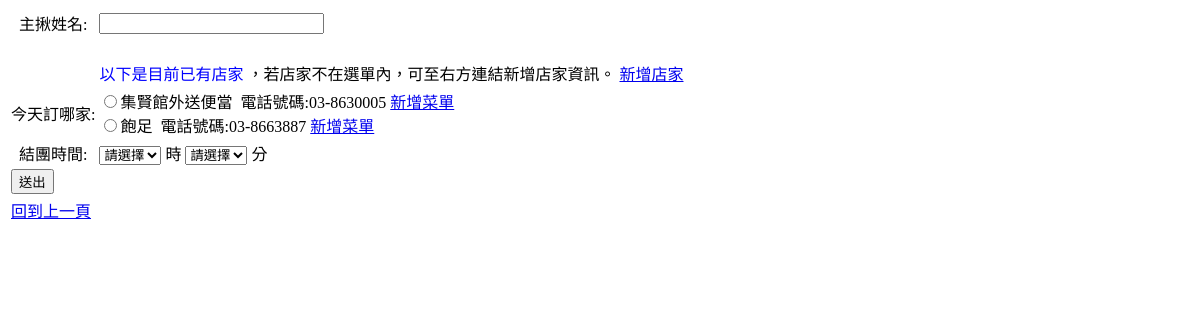
Page /create.php on the earlier database version.
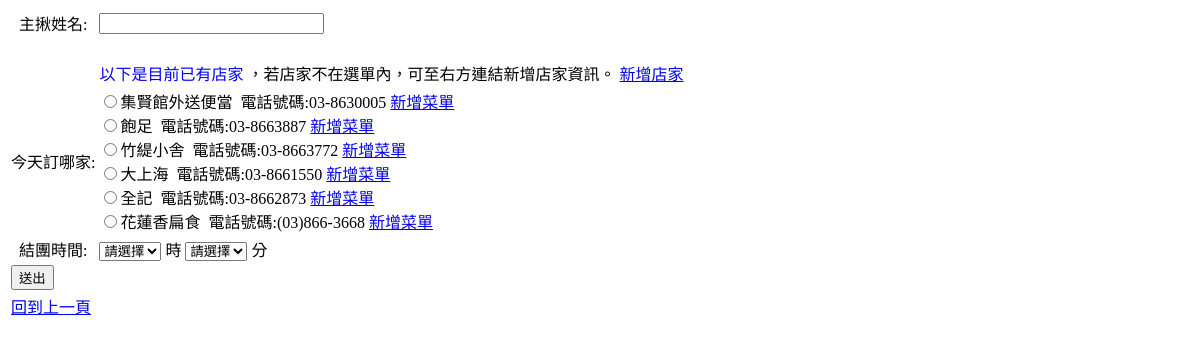
Same page on the later database version.
### tables this page shows
CREATE TABLE `shop` (
  `id` int(20) NOT NULL auto_increment,
  `shopName` text NOT NULL,
  `shopPhone` text NOT NULL,
  `deliveryCondition` text NOT NULL,
  `userIp` text NOT NULL,
  PRIMARY KEY  (`id`)
);

### create.php (the view, shortened to what this page needs)
<?php require_once('Connections/connection.php'); ?>
<!DOCTYPE html PUBLIC "-//W3C//DTD XHTML 1.0 Strict//EN" "http://www.w3.org/TR/xhtml1/DTD/xhtml1-strict.dtd">
<html xmlns="http://www.w3.org/1999/xhtml" dir="ltr" lang="zh-tw" xml:lang="zh-tw">
	<head>
	</head>
	<body>
		<form method="post" action="<?php htmlentities($_SERVER['PHP_SELF']); ?>">
			<table>
				<tr>
					<td><center>主揪姓名:</center></td>
					<td><input name="primaryName" id="primaryName" type="text" maxlength="30" size="25" /></td>
				</tr>
				<tr>
					<td><br/></td>
				</tr>
				<tr>
					<td> </td>
					<td><font size=\"5\" color=\"0000FFFF\">以下是目前已有店家</font>
						，若店家不在選單內，可至右方連結新增店家資訊。
						<a href="shop.php">新增店家</a>
					</td>
				</tr>
				<tr>
					<td><center>今天訂哪家:</center></td>
					<?php
						$query = "SELECT * FROM shop";
						$result = mysql_query($query, $connection) or die(mysql_error());
					?>
					<td>
						<?php
						if ($result) {
							while ( $row = mysql_fetch_assoc($result) ) {
						?>
								<input type="radio" id="shopName" name="shopName" value="<?php echo $row['shopName'] ?>"><label><?php echo $row['shopName'] ."&nbsp; 電話號碼:". $row['shopPhone'] ?></label>
								<a href="menu.php?shopId=<?php echo $row['id'] ?>">新增菜單</a><br/>
						<?php
							}
						}
						?>
					</td>
				</tr>
				<tr>
					<td><center>結團時間:</center></td>
					<td>
						<select id="hours" name="hours">
							<option value="-1">請選擇</option>
						</select>
						時
						<select id="mins" name="mins">
							<option value="-1">請選擇</option>
						</select>
						分<br>
					</td>
				</tr>
				<tr>
					<td><input id="send" name="submit" type="submit" value="送出" onclick="return CheckFields();" /></td>
				</tr>
				<tr>
					<td><a href="index.php">回到上一頁</a></td>
				</tr>
			</table>
		</form>
	</body>
</html>

Differences in the rows shown:
added shop: shopName "竹緹小舎", shopPhone "03-8663772"
added shop: shopName "大上海", shopPhone "03-8661550"
added shop: shopName "全記", shopPhone "03-8662873"
added shop: shopName "花蓮香扁食", shopPhone "(03)866-3668"
